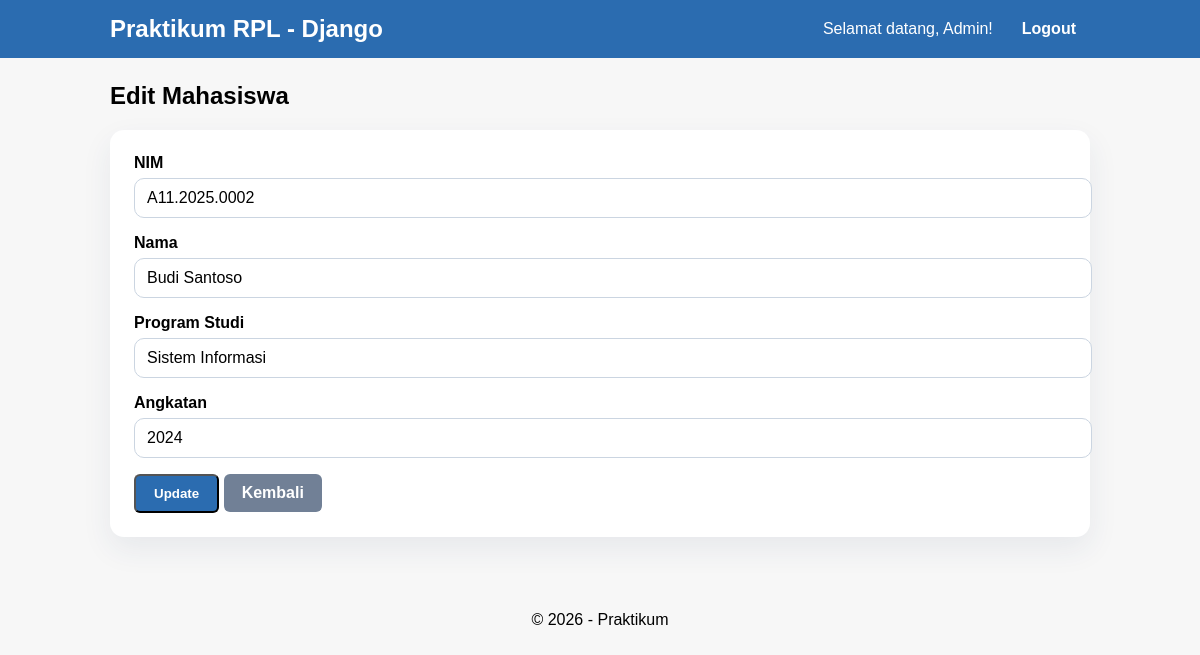
Page /mahasiswa/edit/2/ (signed in) on the committed database.
### mahasiswa/models.py (models this page shows, shortened)
class Mahasiswa(models.Model):
    nim = models.CharField(max_length=15, unique=True)
    nama = models.CharField(max_length=100)
    programstudi = models.CharField(max_length=50)
    angkatan = models.IntegerField()

### mahasiswa/views.py (the view, shortened to what this page needs)
# urls.py: path('edit/<int:id>/', views.edit_mahasiswa, name='edit_mahasiswa'),
@login_required(login_url='/accounts/login/')
def edit_mahasiswa(request, id):
    mhs = Mahasiswa.objects.get(id=id)
    error = ''
    return render(request, 'mahasiswa/edit.html', {
        'mhs': mhs,
        'error': error,
    })

### mahasiswa/templates/mahasiswa/edit.html (shortened to what this page needs)
{% extends 'mahasiswa/base.html' %}
{% block content %}
<h2>Edit Mahasiswa</h2>
<div class="form-card">
  <form method="post">
    <div class="form-field">
      <label for="nim">NIM</label>
      <input type="text" name="nim" id="nim" value="{{ mhs.nim }}" required>
    </div>
    <div class="form-field">
      <label for="nama">Nama</label>
      <input type="text" name="nama" id="nama" value="{{ mhs.nama }}" required>
    </div>
    <div class="form-field">
      <label for="programstudi">Program Studi</label>
      <input type="text" name="programstudi" id="programstudi" value="{{ mhs.programstudi }}" required>
    </div>
    <div class="form-field">
      <label for="angkatan">Angkatan</label>
      <input type="number" name="angkatan" id="angkatan" value="{{ mhs.angkatan }}" required>
    </div>
    <button type="submit" class="btn">Update</button>
    <a href="{% url 'daftar_mahasiswa' %}" class="btn secondary">Kembali</a>
  </form>
</div>
{% endblock %}

### mahasiswa/templates/mahasiswa/base.html (shortened to what this page needs)
{% load static %}
<!DOCTYPE html>
<html lang="id">
<head>
    {% load static %}
    <link rel="stylesheet" href="{% static 'mahasiswa/css/style.css' %}">
</head>
<body>
    <header>
        <div class="header-container">
            <h1>Praktikum RPL - Django</h1>
            <nav class="header-nav">
                {% if user.is_authenticated %}
                    <span>Selamat datang, {{ user.username }}!</span>
                    <a href="{% url 'logout' %}" class="nav-link">Logout</a>
                {% else %}
                    <a href="{% url 'login' %}" class="nav-link">Login</a>
                {% endif %}
            </nav>
        </div>
    </header>
    <main>
        {% block content %}{% endblock %}
    </main>
    <footer>
        <center>
            <p>&copy; 2026 - Praktikum</p>
        </center>
    </footer>
</body>
</html>

### mahasiswa/static/mahasiswa/css/style.css (style rules this page uses)
body { font-family: Arial, sans-serif; margin: 0; padding: 0; background: #f7f7f7; }
header { background: #2b6cb0; color: white; padding: 12px 20px; }
.header-container { max-width: 980px; margin: 0 auto; display: flex; align-items: center; justify-content: space-between; gap: 20px; flex-wrap: wrap; }
.header-container h1 { margin: 0; font-size: 1.5rem; }
.header-nav { display: flex; align-items: center; gap: 15px; }
.nav-link { color: white; text-decoration: none; font-weight: 600; padding: 8px 14px; border-radius: 6px; transition: background-color 0.2s ease; }
main { max-width: 980px; margin: 24px auto; padding: 0 20px 32px; }
.btn { display: inline-block; padding: 10px 18px; background: #2b6cb0; color: white; text-decoration: none; border-radius: 6px; font-weight: 600; transition: background-color 0.2s ease; }
.btn.secondary { background: #718096; }
.form-card { background: white; border-radius: 14px; box-shadow: 0 12px 30px rgba(34, 63, 99, 0.08); padding: 24px; margin-bottom: 18px; }
.form-field { margin-bottom: 16px; }
.form-field label { display: block; margin-bottom: 6px; font-weight: 600; }
.form-field input { width: 100%; padding: 10px 12px; border: 1px solid #cbd5e1; border-radius: 10px; font-size: 1rem; }

### rows in the picture
Mahasiswa: nim "A11.2025.0002", nama "Budi Santoso", programstudi "Sistem Informasi", angkatan "2024"

### other values in the picture
{{ user.username }} "Admin"
